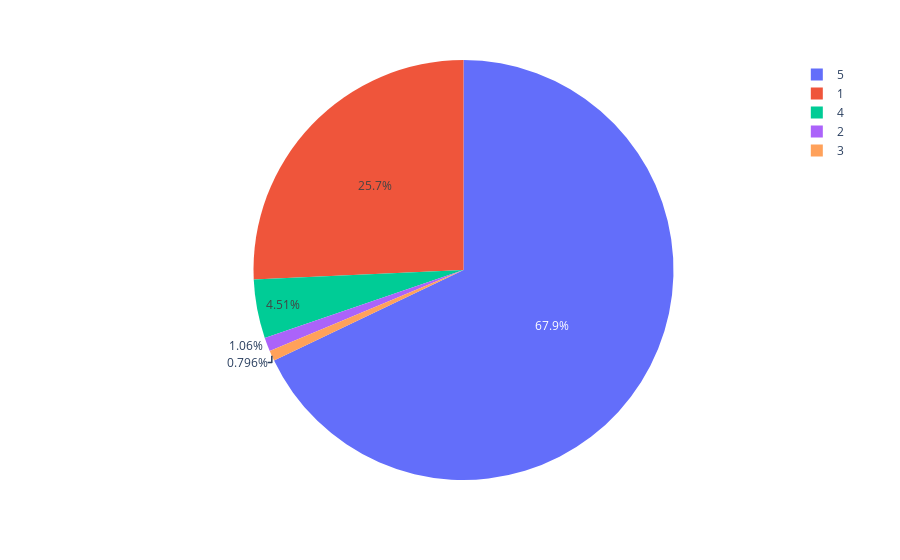

Notebook cell for this chart:
### Code cell
fig = px.pie(rating_count_table, values='counts', names='Rating')
fig.show()

### Figure 1 — Plotly figure (JSON) as saved in the notebook; plotly's stock layout.template omitted (floating-point values rounded to 4 significant figures)
{"data": [{"domain": {"x": [0, 1], "y": [0, 1]}, "hovertemplate": "Rating=%{label}<br>counts=%{value}<extra></extra>", "labels": [5, 1, 4, 2, 3], "legendgroup": "", "name": "", "showlegend": true, "type": "pie", "values": [256, 97, 17, 4, 3]}], "layout": {"autosize": true, "legend": {"tracegroupgap": 0}, "margin": {"t": 60}}}
